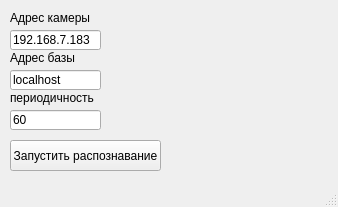
<?xml version="1.0" encoding="UTF-8"?>
<ui version="4.0">
 <class>MainWindow</class>
 <widget class="QMainWindow" name="MainWindow">
  <property name="enabled">
   <bool>true</bool>
  </property>
  <property name="geometry">
   <rect>
    <x>0</x>
    <y>0</y>
    <width>338</width>
    <height>207</height>
   </rect>
  </property>
  <property name="windowTitle">
   <string>Модуль распознавания</string>
  </property>
  <property name="windowIcon">
   <iconset>
    <normaloff>../../../../Users/TERMINATOR/Downloads/movecam.png</normaloff>../../../../Users/TERMINATOR/Downloads/movecam.png</iconset>
  </property>
  <property name="toolButtonStyle">
   <enum>Qt::ToolButtonIconOnly</enum>
  </property>
  <widget class="QWidget" name="centralwidget">
   <widget class="QPushButton" name="pushButton">
    <property name="geometry">
     <rect>
      <x>10</x>
      <y>140</y>
      <width>151</width>
      <height>31</height>
     </rect>
    </property>
    <property name="text">
     <string>Запустить распознавание</string>
    </property>
   </widget>
   <widget class="QLineEdit" name="lineEdit">
    <property name="geometry">
     <rect>
      <x>10</x>
      <y>30</y>
      <width>91</width>
      <height>20</height>
     </rect>
    </property>
    <property name="text">
     <string>192.168.7.183</string>
    </property>
   </widget>
   <widget class="QLineEdit" name="lineEdit_7">
    <property name="geometry">
     <rect>
      <x>10</x>
      <y>70</y>
      <width>91</width>
      <height>20</height>
     </rect>
    </property>
    <property name="text">
     <string>localhost</string>
    </property>
   </widget>
   <widget class="QLineEdit" name="lineEdit_9">
    <property name="geometry">
     <rect>
      <x>10</x>
      <y>110</y>
      <width>91</width>
      <height>20</height>
     </rect>
    </property>
    <property name="text">
     <string>60</string>
    </property>
   </widget>
   <widget class="QLabel" name="label_8">
    <property name="geometry">
     <rect>
      <x>10</x>
      <y>10</y>
      <width>81</width>
      <height>16</height>
     </rect>
    </property>
    <property name="text">
     <string>Адрес камеры</string>
    </property>
   </widget>
   <widget class="QLabel" name="label_9">
    <property name="geometry">
     <rect>
      <x>10</x>
      <y>50</y>
      <width>111</width>
      <height>16</height>
     </rect>
    </property>
    <property name="text">
     <string>Адрес базы</string>
    </property>
   </widget>
   <widget class="QLabel" name="label_11">
    <property name="geometry">
     <rect>
      <x>10</x>
      <y>90</y>
      <width>111</width>
      <height>16</height>
     </rect>
    </property>
    <property name="text">
     <string>периодичность</string>
    </property>
   </widget>
  </widget>
  <widget class="QStatusBar" name="statusbar"/>
 </widget>
 <resources/>
 <connections/>
</ui>
